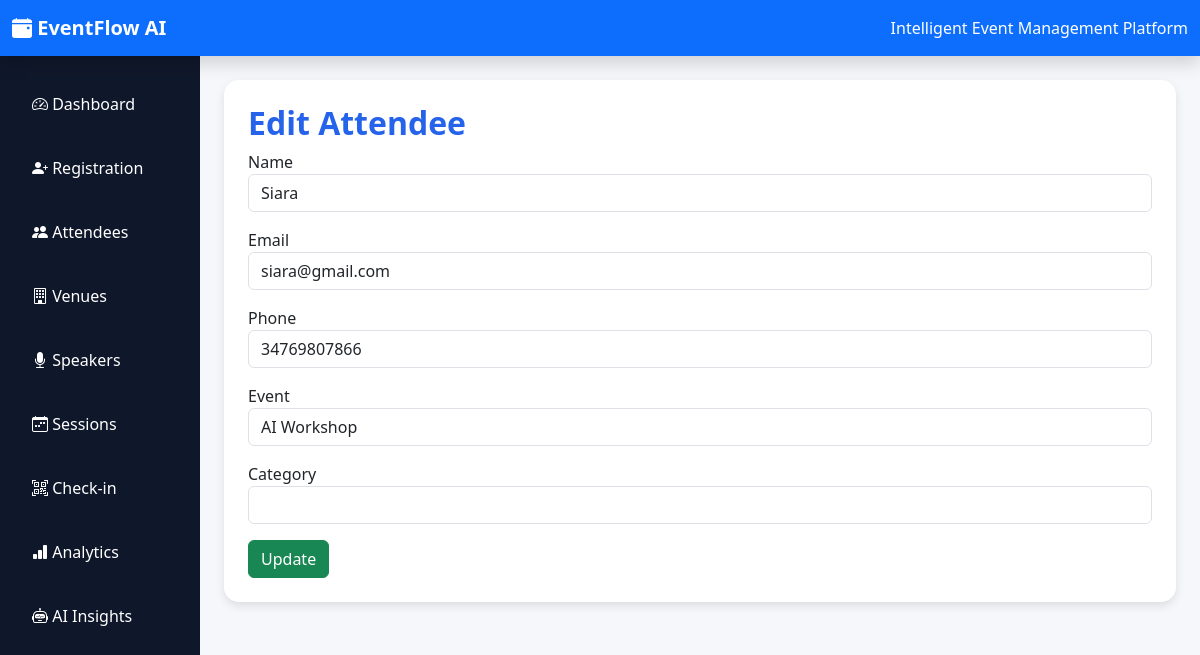
Screenshot of /edit/1 with the database file from the repository.
### models.py (models this page shows, shortened)
class Attendee(db.Model):
    id = db.Column(db.Integer, primary_key=True)
    name = db.Column(db.String(100), nullable=False)
    email = db.Column(db.String(100), unique=True)
    phone = db.Column(db.String(20))
    event = db.Column(db.String(100))
    category = db.Column(db.String(50))
    checkin = db.Column(db.Boolean, default=False)
    qr_code = db.Column(db.String(200))
    registration_id = db.Column(db.String(20), unique=True)
    checkin_time = db.Column(db.DateTime)

### app.py (the view, shortened to what this page needs)
@app.route("/edit/<int:id>", methods=["GET", "POST"])
def edit(id):
    attendee = Attendee.query.get_or_404(id)
    return render_template(
        "edit.html",
        attendee=attendee
    )

### templates/edit.html (shortened to what this page needs)
{% extends "base.html" %}
{% block content %}
<div class="card p-4">
<h2>Edit Attendee</h2>
<form method="POST">
<div class="mb-3">
<label>Name</label>
<input
type="text"
class="form-control"
name="name"
value="{{ attendee.name }}">
</div>
<div class="mb-3">
<label>Email</label>
<input
type="email"
class="form-control"
name="email"
value="{{ attendee.email }}">
</div>
<div class="mb-3">
<label>Phone</label>
<input
type="text"
class="form-control"
name="phone"
value="{{ attendee.phone }}">
</div>
<div class="mb-3">
<label>Event</label>
<input
type="text"
class="form-control"
name="event"
value="{{ attendee.event }}">
</div>
<div class="mb-3">
<label>Category</label>
<input
type="text"
class="form-control"
name="category"
value="{{ attendee.category }}">
</div>
<button class="btn btn-success">
Update
</button>
</form>
</div>
{% endblock %}

### static/qr/css/style.css (style rules this page uses)
body { background:#F5F7FB; }
.card { border:none; border-radius:15px; box-shadow:0 4px 10px rgba(0,0,0,0.1); }
.card h2 { font-weight:bold; color:#2563EB; }

### rows the page displays
Attendee: name "Siara", email "siara@gmail.com", phone "34769807866", event "AI Workshop"
